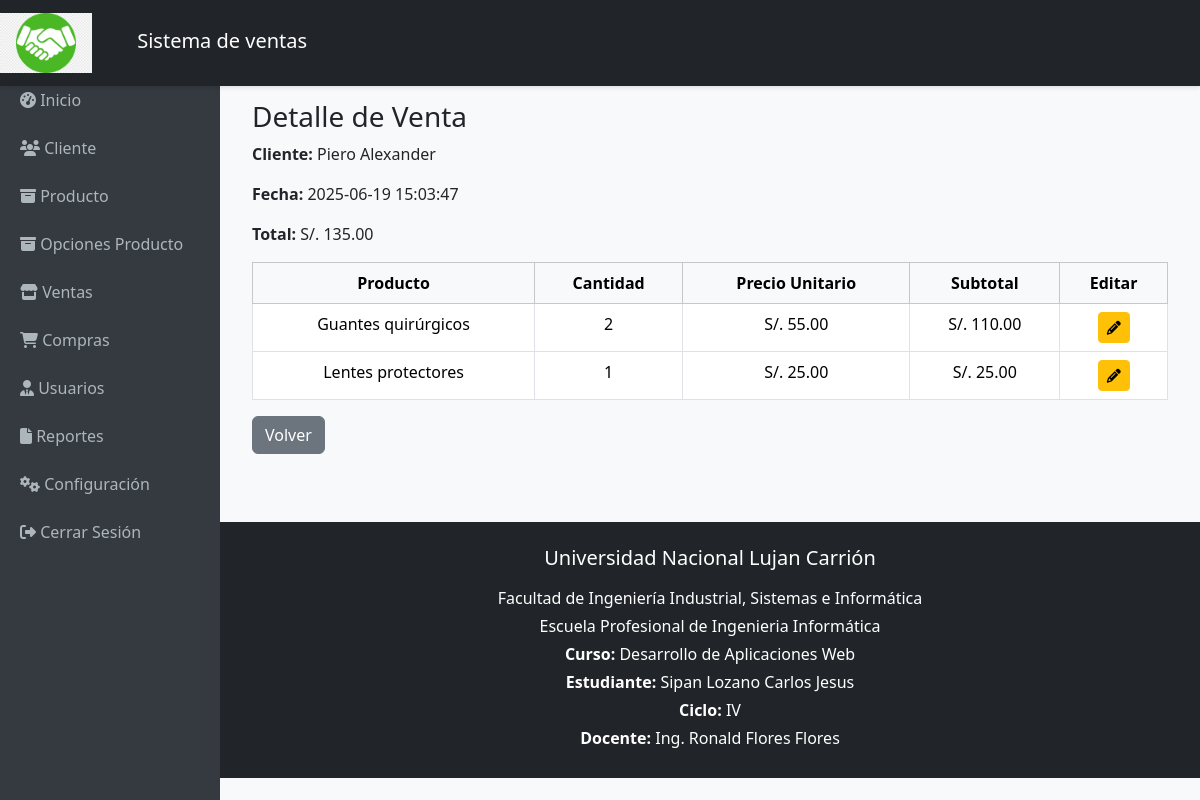
/venta_detalle.php?id=5, run on the app's committed database.
### tables this page shows
CREATE TABLE `ventas` (
  `id` int(11) NOT NULL,
  `cliente_id` int(11) NOT NULL,
  `fecha` datetime DEFAULT current_timestamp(),
  `total` decimal(10,2) NOT NULL
);

CREATE TABLE `tb_cliente` (
  `client_id` int(11) NOT NULL,
  `client_nombres` varchar(30) NOT NULL,
  `client_apellidos` varchar(30) NOT NULL,
  `client_direccion` varchar(30) NOT NULL,
  `client_telefono` varchar(50) NOT NULL,
  `client_correo` varchar(60) NOT NULL,
  `fecha_registro` date NOT NULL
);

CREATE TABLE `detalle_venta` (
  `id` int(11) NOT NULL,
  `venta_id` int(11) NOT NULL,
  `producto_id` int(11) NOT NULL,
  `cantidad` int(11) NOT NULL,
  `precio_unitario` decimal(10,2) NOT NULL
);

CREATE TABLE `producto` (
  `prod_codi` int(11) NOT NULL,
  `prod_nombre` varchar(100) NOT NULL,
  `prod_descripcion` text DEFAULT NULL,
  `prod_model` varchar(50) DEFAULT NULL,
  `prod_marca` varchar(50) DEFAULT NULL,
  `idsubcategoria` int(11) NOT NULL,
  `proc_precio` decimal(10,2) NOT NULL,
  `prod_stock` int(11) NOT NULL,
  `fecha_creacion` datetime DEFAULT current_timestamp(),
  `fecha_actualizacion` datetime DEFAULT current_timestamp() ON UPDATE current_timestamp()
);

### venta_detalle.php (the view, shortened to what this page needs)
<?php
include_once './conexion/cone.php';
$idventa = isset($_GET['id']) ? intval($_GET['id']) : 0;
$sqlVenta = $con->prepare("SELECT v.*, c.client_nombres FROM ventas v JOIN tb_cliente c ON v.cliente_id = c.client_id WHERE v.id = ?");
$sqlVenta->bind_param("i", $idventa);
$sqlVenta->execute();
$resVenta = $sqlVenta->get_result()->fetch_assoc();
$detalle = $con->prepare("
    SELECT d.id, p.prod_nombre, d.cantidad, d.precio_unitario, p.prod_codi
    FROM detalle_venta d
    JOIN producto p ON d.producto_id = p.prod_codi
    WHERE d.venta_id = ?");
$detalle->bind_param("i", $idventa);
$detalle->execute();
$resDetalle = $detalle->get_result();
?>
<!DOCTYPE html>
<html lang="es">
<?php include_once './includes/head.php'; ?>
<body>
    <?php include_once './includes/header.php'; ?>
    <div class="content">
        <div class="container mt-4">
            <h3>Detalle de Venta</h3>
            <p><strong>Cliente:</strong> <?= htmlspecialchars($resVenta['client_nombres']) ?></p>
            <p><strong>Fecha:</strong> <?= $resVenta['fecha'] ?></p>
            <p><strong>Total:</strong> S/. <?= number_format($resVenta['total'], 2) ?></p>
            <table class="table table-bordered text-center">
                <thead class="table-light">
                    <tr>
                        <th>Producto</th>
                        <th>Cantidad</th>
                        <th>Precio Unitario</th>
                        <th>Subtotal</th>
                        <th>Editar</th>
                    </tr>
                </thead>
                <tbody>
                    <?php while ($row = $resDetalle->fetch_assoc()) : ?>
                        <tr>
                            <td><?= $row['prod_nombre'] ?></td>
                            <td><?= $row['cantidad'] ?></td>
                            <td>S/. <?= number_format($row['precio_unitario'], 2) ?></td>
                            <td>S/. <?= number_format($row['cantidad'] * $row['precio_unitario'], 2) ?></td>
                            <td>
                                <button class="btn btn-warning btn-sm" data-bs-toggle="modal" data-bs-target="#modalEditar" data-id="<?= $row['id'] ?>" data-idprod="<?= $row['prod_codi'] ?>" data-nombre="<?= htmlspecialchars($row['prod_nombre']) ?>" data-cantidad="<?= $row['cantidad'] ?>" data-precio="<?= $row['precio_unitario'] ?>">
                                    <i class="fa fa-pencil"></i>
                                </button>
                            </td>
                        </tr>
                    <?php endwhile; ?>
                </tbody>
            </table>
            <a href="venta.php" class="btn btn-secondary">Volver</a>
        </div>
    </div>
    <?php include_once './includes/footer.php'; ?>
</body>
</html>

### css/estilos_admin.css (style rules this page uses)
body { font-family: 'Segoe UI', sans-serif; background-color: #f8f9fa; padding-top: 56px; }
.content { margin-left: 220px; padding: 20px; }

### data on the page
ventas: cliente.client_nombres "Piero Alexander", fecha "2025-06-19 15:03:47", total "135.00"
detalle_venta: producto.prod_nombre "Guantes quirúrgicos", cantidad "2", precio_unitario "55.00", $row['cantidad'] * $row['precio_unitario'] "110.00"
detalle_venta: producto.prod_nombre "Lentes protectores", cantidad "1", precio_unitario "25.00", $row['cantidad']*$row['precio_unitario'] "25.00"
